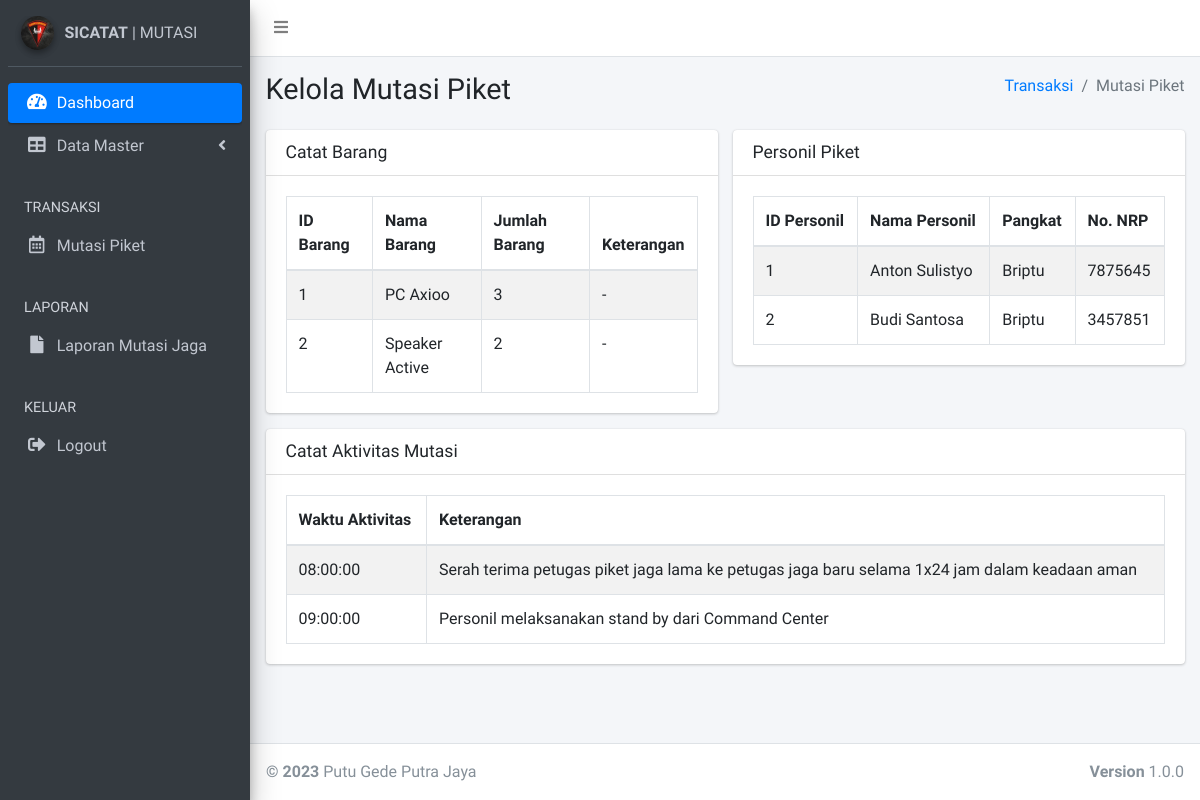
Page /history_mutasijaga.php?id=1 (signed in) on the committed database.
### tables this page shows
CREATE TABLE `tb_detil_mutasi_barang` (
  `id_mutasi_jaga` int(11) NOT NULL,
  `id_barang` int(11) NOT NULL,
  `kelengkapan` varchar(20) DEFAULT NULL,
  `keterangan` text DEFAULT NULL
);

CREATE TABLE `tb_barang` (
  `id_barang` int(11) NOT NULL,
  `nama_barang` varchar(1024) DEFAULT NULL,
  `jml_barang` varchar(1024) DEFAULT NULL,
  `status_brg` smallint(6) DEFAULT NULL
);

CREATE TABLE `tb_detil_mutasi_personil` (
  `id_mutasi_jaga` int(11) NOT NULL,
  `id_personil` int(11) NOT NULL,
  `keterangan` varchar(11) NOT NULL
);

CREATE TABLE `tb_personil` (
  `id_personil` int(11) NOT NULL,
  `nama_personil` varchar(1024) DEFAULT NULL,
  `pangkat_personil` varchar(1024) DEFAULT NULL,
  `nrp_personil` int(11) DEFAULT NULL,
  `status_personil` smallint(6) DEFAULT NULL
);

CREATE TABLE `tb_list_mutasi` (
  `id_list_mutasi` int(11) NOT NULL,
  `id_mutasi_jaga` int(11) DEFAULT NULL,
  `waktu_mutasi` time DEFAULT NULL,
  `keterangan_mutasi` varchar(1024) DEFAULT NULL
);

### history_mutasijaga.php (the view, shortened to what this page needs)
<?php
    include "koneksi.php";
      $level = $_SESSION['level'];
$idmutasi=$_GET['id'];
?>
<!DOCTYPE html>
<html>
<head>
  <link rel="stylesheet" href="plugins/fontawesome-free/css/all.min.css">
  <link rel="stylesheet" href="https://code.ionicframework.com/ionicons/2.0.1/css/ionicons.min.css">
  <link rel="stylesheet" href="plugins/datatables-bs4/css/dataTables.bootstrap4.css">
  <link rel="stylesheet" href="dist/css/adminlte.min.css">
</head>
<body class="hold-transition sidebar-mini">
<div class="wrapper">
  <nav class="main-header navbar navbar-expand navbar-white navbar-light">
    <ul class="navbar-nav">
      <li class="nav-item">
        <a class="nav-link" data-widget="pushmenu" href="#"><i class="fas fa-bars"></i></a>
      </li>
    </ul>
  </nav>
  <aside class="main-sidebar sidebar-dark-primary elevation-4">
    <div class="sidebar">
      <div class="user-panel mt-3 pb-3 mb-3 d-flex">
        <div class="image">
        <img src="dist/img/korps.jpeg" class="img-circle elevation-2" alt="User Image">
        </div>
        <div class="info">
        <a href="#" class="d-block"><strong>SICATAT</strong> | MUTASI</a>
        </div>
      </div>
      <nav class="mt-2">
        <ul class="nav nav-pills nav-sidebar flex-column" data-widget="treeview" role="menu" data-accordion="false">
          <li class="nav-item">
            <a href="dashboard.php" class="nav-link active">
              <i class="nav-icon fas fa-tachometer-alt"></i>
              <p>
                Dashboard
              </p>
            </a>
          </li>
          <?php
          if ($level == "admin") {
            ?>
         <li class="nav-item has-treeview">
            <a href="#" class="nav-link">
              <i class="nav-icon fas fa-table"></i>
              <p>
                Data Master
                <i class="fas fa-angle-left right"></i>
              </p>
            </a>
          </li>
          <li class="nav-header">TRANSAKSI</li>
          <li class="nav-item">
            <a href="trx_mutasijaga.php" class="nav-link">
              <i class="nav-icon far fa-calendar-alt"></i>
              <p>
                Mutasi Piket
              </p>
            </a>
          </li>
              <?php
            }
            ?>
          <li class="nav-header">LAPORAN</li>
          <li class="nav-item">
            <a href="laporan.php" class="nav-link">
              <i class="nav-icon fas fa-file"></i>
              <p>Laporan Mutasi Jaga</p>
            </a>
          </li>
          <li class="nav-header">KELUAR</li>
          <li class="nav-item">
            <a href="./action/logout.php" class="nav-link">
              <i class="nav-icon fas fa-sign-out-alt"></i>
              <p>Logout</p>
            </a>
          </li>
        </ul>
      </nav>
    </div>
  </aside>
  <div class="content-wrapper">
    <section class="content-header">
      <div class="container-fluid">
        <div class="row mb-2">
          <div class="col-sm-6">
            <h1>Kelola Mutasi Piket</h1>
          </div>
          <div class="col-sm-6">
            <ol class="breadcrumb float-sm-right">
              <li class="breadcrumb-item"><a href="#">Transaksi</a></li>
              <li class="breadcrumb-item active">Mutasi Piket</li>
            </ol>
          </div>
        </div>
      </div>
    </section>
    <section class="content">
      <div class="container-fluid">
        <div class="row">
          <div class="col-md-6">
            <div class="card card-primary">
              <div class="card-header">
                <h3 class="card-title">Catat Barang</h3>
              </div>
                <div class="card-body">
                <table class="table table-bordered table-striped">
                <thead>
                <tr>
                  <th>ID Barang</th>
                  <th>Nama Barang</th>
                  <th>Jumlah Barang</th>
                  <th>Keterangan</th>
                </tr>
                </thead>
                <tbody>
          <?php
          $query = mysqli_query($conn,"SELECT `tb_detil_mutasi_barang`.*, tb_barang.nama_barang, tb_barang.jml_barang
                                      FROM `tb_detil_mutasi_barang`,tb_barang
                                      WHERE `tb_detil_mutasi_barang`.id_barang=tb_barang.id_barang AND id_mutasi_jaga='$idmutasi'");
          while ($data = mysqli_fetch_assoc($query))
          {
          ?>
            <tr>
              <td><?php echo $data['id_barang']; ?></td>
              <td><?php echo $data['nama_barang']; ?></td>
              <td><?php echo $data['jml_barang']; ?></td>
              <td><?php echo $data['keterangan']; ?></td>
            </tr>
          <?php
          }
          ?>
        </tbody>
              </table>
                </div>
            </div>
          </div>
          <div class="col-md-6">
            <div class="card card-warning">
              <div class="card-header">
                <h3 class="card-title">Personil Piket</h3>
              </div>
              <div class="card-body">
              <table class="table table-bordered table-striped">
                <thead>
                <tr>
                  <th>ID Personil</th>
                  <th>Nama Personil</th>
                  <th>Pangkat</th>
                  <th>No. NRP</th>
                </tr>
                </thead>
                <tbody>
          <?php
          $query = mysqli_query($conn,"SELECT tb_detil_mutasi_personil.*, tb_personil.nama_personil, tb_personil.pangkat_personil, tb_personil.nrp_personil
                                        FROM tb_detil_mutasi_personil, tb_personil
                                        WHERE tb_detil_mutasi_personil.id_personil=tb_personil.id_personil
          AND id_mutasi_jaga='$idmutasi'");
          while ($data = mysqli_fetch_assoc($query))
          {
          ?>
            <tr>
              <td><?php echo $data['id_personil']; ?></td>
              <td><?php echo $data['nama_personil']; ?></td>
              <td><?php echo $data['pangkat_personil']; ?></td>
              <td><?php echo $data['nrp_personil']; ?></td>
            </tr>
          <?php
          }
          ?>
        </tbody>
              </table>
              </div>
            </div>
          </div>
          <div class="col-md-12">
            <div class="card card-primary">
              <div class="card-header">
                <h3 class="card-title">Catat Aktivitas Mutasi</h3>
              </div>
                <div class="card-body">
<table class="table table-bordered table-striped">
                <thead>
                <tr>
                  <th>Waktu Aktivitas</th>
                  <th>Keterangan</th>
                </tr>
                </thead>
                <tbody>
          <?php
          $query = mysqli_query($conn,"SELECT * FROM tb_list_mutasi WHERE id_mutasi_jaga='$idmutasi'");
          while ($data = mysqli_fetch_assoc($query))
          {
          ?>
            <tr>
              <td><?php echo $data['waktu_mutasi']; ?></td>
              <td><?php echo $data['keterangan_mutasi']; ?></td>
            </tr>
          <?php
          }
          ?>
        </tbody>
              </table>
                </div>
            </div>
          </div>
        </div>
      </div>
    </section>
  </div>
  <footer class="main-footer">
    <div class="float-right d-none d-sm-block">
      <b>Version</b> 1.0.0
    </div>
    <strong>&copy; 2023</strong> Putu Gede Putra Jaya
  </footer>
</div>
</body>
</html>

### rows in the picture
tb_detil_mutasi_barang: id_barang "1", id_barang.nama_barang "PC Axioo", id_barang.jml_barang "3", keterangan "-"
tb_detil_mutasi_barang: id_barang "2", id_barang.nama_barang "Speaker Active", id_barang.jml_barang "2", keterangan "-"
tb_detil_mutasi_personil: id_personil "1", id_personil.nama_personil "Anton Sulistyo", id_personil.pangkat_personil "Briptu", id_personil.nrp_personil "7875645"
tb_detil_mutasi_personil: id_personil "2", id_personil.nama_personil "Budi Santosa", id_personil.pangkat_personil "Briptu", id_personil.nrp_personil "3457851"
tb_list_mutasi: waktu_mutasi "08:00:00", keterangan_mutasi "Serah terima petugas piket jaga lama ke petugas jaga baru selama 1x24 jam dalam keadaan aman"
tb_list_mutasi: waktu_mutasi "09:00:00", keterangan_mutasi "Personil melaksanakan stand by dari Command Center"
